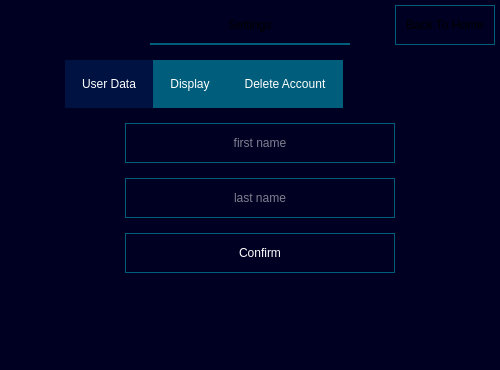
<?xml version="1.0" encoding="UTF-8"?>
<ui version="4.0">
 <class>AccountSettings</class>
 <widget class="QMainWindow" name="AccountSettings">
  <property name="geometry">
   <rect>
    <x>0</x>
    <y>0</y>
    <width>500</width>
    <height>370</height>
   </rect>
  </property>
  <property name="minimumSize">
   <size>
    <width>500</width>
    <height>370</height>
   </size>
  </property>
  <property name="maximumSize">
   <size>
    <width>500</width>
    <height>370</height>
   </size>
  </property>
  <property name="windowTitle">
   <string>MainWindow</string>
  </property>
  <property name="styleSheet">
   <string notr="true">background: #000022;
</string>
  </property>
  <widget class="QWidget" name="centralwidget">
   <widget class="QLabel" name="label">
    <property name="geometry">
     <rect>
      <x>150</x>
      <y>5</y>
      <width>200</width>
      <height>40</height>
     </rect>
    </property>
    <property name="styleSheet">
     <string notr="true">background: #000022;
font: 300 19pt &quot;Open Sans Light&quot;;
border-bottom: 2px solid #005E7C;</string>
    </property>
    <property name="text">
     <string>Settings</string>
    </property>
    <property name="alignment">
     <set>Qt::AlignCenter</set>
    </property>
   </widget>
   <widget class="QPushButton" name="back">
    <property name="geometry">
     <rect>
      <x>395</x>
      <y>5</y>
      <width>100</width>
      <height>40</height>
     </rect>
    </property>
    <property name="cursor">
     <cursorShape>PointingHandCursor</cursorShape>
    </property>
    <property name="styleSheet">
     <string notr="true">background: #000022;
font: 300 10pt &quot;Open Sans Light&quot;;
border: 1px solid #005E7C;</string>
    </property>
    <property name="text">
     <string>Back To Home</string>
    </property>
   </widget>
   <widget class="QTabWidget" name="tabWidget">
    <property name="geometry">
     <rect>
      <x>65</x>
      <y>60</y>
      <width>390</width>
      <height>311</height>
     </rect>
    </property>
    <property name="styleSheet">
     <string notr="true">QTabWidget {
	background-color: #040F16;
	color: #040F16;
	border: none;
}

QTabBar::tab {
  	background: #005E7C;
  	color: white;
  	padding: 17px;
	font: 14pt &quot;Open Sans&quot;;
}

QTabBar::tab:selected {
  	background: #001242;
}</string>
    </property>
    <property name="currentIndex">
     <number>0</number>
    </property>
    <widget class="QWidget" name="tab">
     <attribute name="title">
      <string>User Data</string>
     </attribute>
     <widget class="QLineEdit" name="first">
      <property name="geometry">
       <rect>
        <x>60</x>
        <y>15</y>
        <width>270</width>
        <height>40</height>
       </rect>
      </property>
      <property name="styleSheet">
       <string notr="true">background: #000022;
font: 300 16pt &quot;Open Sans Light&quot;;
border: 1px solid #005E7C;
color: white;</string>
      </property>
      <property name="alignment">
       <set>Qt::AlignCenter</set>
      </property>
      <property name="placeholderText">
       <string>first name</string>
      </property>
     </widget>
     <widget class="QLineEdit" name="last">
      <property name="geometry">
       <rect>
        <x>60</x>
        <y>70</y>
        <width>270</width>
        <height>40</height>
       </rect>
      </property>
      <property name="styleSheet">
       <string notr="true">background: #000022;
font: 300 16pt &quot;Open Sans Light&quot;;
border: 1px solid #005E7C;
color: white;</string>
      </property>
      <property name="alignment">
       <set>Qt::AlignCenter</set>
      </property>
      <property name="placeholderText">
       <string>last name</string>
      </property>
     </widget>
     <widget class="QPushButton" name="confirm_user_data">
      <property name="geometry">
       <rect>
        <x>60</x>
        <y>125</y>
        <width>270</width>
        <height>40</height>
       </rect>
      </property>
      <property name="styleSheet">
       <string notr="true">background: #000022;
font: 300 16pt &quot;Open Sans Bold&quot;;
border: 1px solid #005E7C;
color: white;</string>
      </property>
      <property name="text">
       <string>Confirm</string>
      </property>
     </widget>
    </widget>
    <widget class="QWidget" name="tab">
     <attribute name="title">
      <string>Display</string>
     </attribute>
     <widget class="QLabel" name="imageDisplay">
      <property name="geometry">
       <rect>
        <x>20</x>
        <y>20</y>
        <width>200</width>
        <height>200</height>
       </rect>
      </property>
      <property name="styleSheet">
       <string notr="true">background-color: #005384;
border: 2px solid white;
border-radius: 0px;
color: white;
font: 600 19px &quot;Open Sans SemiBold&quot;;</string>
      </property>
      <property name="text">
       <string/>
      </property>
     </widget>
     <widget class="QPushButton" name="select_image">
      <property name="geometry">
       <rect>
        <x>260</x>
        <y>20</y>
        <width>100</width>
        <height>40</height>
       </rect>
      </property>
      <property name="styleSheet">
       <string notr="true">background: #000022;
font: 300 16pt &quot;Open Sans Bold&quot;;
border: 1px solid #005E7C;
color: white;</string>
      </property>
      <property name="text">
       <string>Select</string>
      </property>
     </widget>
     <widget class="QPushButton" name="confirm_image">
      <property name="geometry">
       <rect>
        <x>260</x>
        <y>80</y>
        <width>100</width>
        <height>40</height>
       </rect>
      </property>
      <property name="styleSheet">
       <string notr="true">background: #000022;
font: 300 16pt &quot;Open Sans Bold&quot;;
border: 1px solid #005E7C;
color: white;</string>
      </property>
      <property name="text">
       <string>Confirm</string>
      </property>
     </widget>
    </widget>
    <widget class="QWidget" name="deletetab">
     <attribute name="title">
      <string>Delete Account</string>
     </attribute>
     <widget class="QPushButton" name="del">
      <property name="geometry">
       <rect>
        <x>10</x>
        <y>60</y>
        <width>370</width>
        <height>91</height>
       </rect>
      </property>
      <property name="styleSheet">
       <string notr="true">background: #000022;
font: 300 25pt &quot;Open Sans Bold&quot;;
border: 4px solid crimson;
color: crimson;</string>
      </property>
      <property name="text">
       <string>Delete Account</string>
      </property>
     </widget>
    </widget>
   </widget>
  </widget>
 </widget>
 <resources/>
 <connections/>
</ui>
